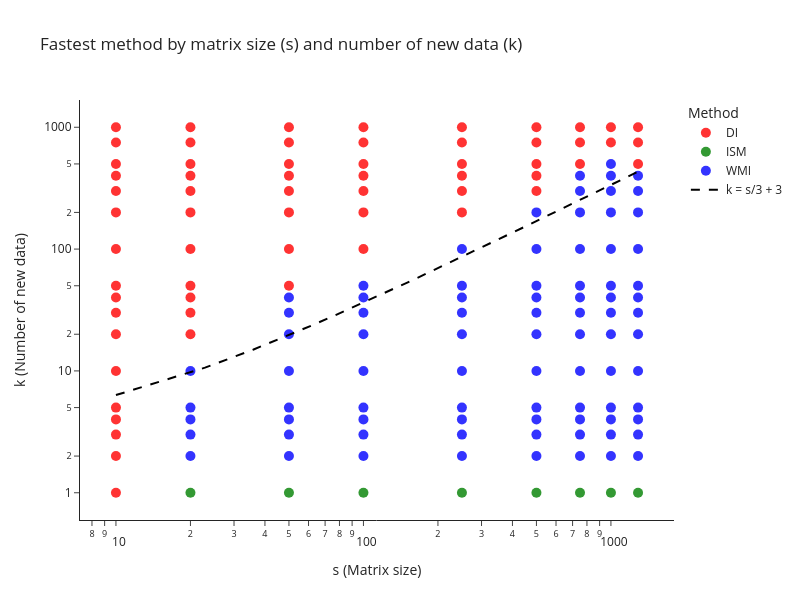

Here is the notebook cell this chart was saved with:
### Markdown cell above
## Plot fastest method depending on matrix size (s) and number of new data (k)

### Code cell
fig_fastest = px.scatter(
    final_data,
    x="s",
    y="k",
    color="method",
    color_discrete_sequence=["red", "green", "blue"],
    title="Fastest method by matrix size (s) and number of new data (k)",
    labels={
        "s": "s (Matrix size)",
        "k": "k (Number of new data)"
    }
)

if not final_data.empty:
    s_min = final_data["s"].min()
    s_max = final_data["s"].max()
    s_range = np.linspace(s_min, s_max, 100)
    k_line = s_range / 3 + 3
    
    fig_fastest.add_trace(go.Scatter(
        x=s_range,
        y=k_line,
        mode='lines',
        line=dict(dash='dash', color='black'),
        name='k = s/3 + 3',
        showlegend=True
    ))

fig_fastest.update_layout(
    legend_title="Method",
    yaxis_type="log",
    xaxis_type="log",
    template="simple_white",
    font=dict(size=12),
    width=800,
    height=600
)

fig_fastest.update_traces(
    marker=dict(size=10, opacity=0.8)
)

fig_fastest.write_html("images/fastest_method.html")

fig_fastest.show()

### Figure 1 — Plotly figure (JSON) as saved in the notebook; plotly's stock layout.template omitted (floating-point values rounded to 4 significant figures)
{"data": [{"hovertemplate": "method=DI<br>s (Matrix size)=%{x}<br>k (Number of new data)=%{y}<extra></extra>", "legendgroup": "DI", "marker": {"color": "red", "opacity": 0.8, "size": 10, "symbol": "circle"}, "mode": "markers", "name": "DI", "orientation": "v", "showlegend": true, "type": "scatter", "x": [10, 10, 10, 10, 10, 10, 10, 10, 10, 10, 10, 10, 10, 10, 10, 10, 10, 20, 20, 20, 20, 20, 20, 20, 20, 20, 20, 20, 50, 50, 50, 50, 50, 50, 50, 50, 100, 100, 100, 100, 100, 100, 100, 250, 250, 250, 250, 250, 250, 500, 500, 500, 500, 500, 750, 750, 750, 1000, 1000, 1287, 1287, 1287], "xaxis": "x", "y": [1, 2, 3, 4, 5, 10, 20, 30, 40, 50, 100, 200, 300, 400, 500, 750, 1000, 20, 30, 40, 50, 100, 200, 300, 400, 500, 750, 1000, 50, 100, 200, 300, 400, 500, 750, 1000, 100, 200, 300, 400, 500, 750, 1000, 200, 300, 400, 500, 750, 1000, 300, 400, 500, 750, 1000, 500, 750, 1000, 750, 1000, 500, 750, 1000], "yaxis": "y"}, {"hovertemplate": "method=ISM<br>s (Matrix size)=%{x}<br>k (Number of new data)=%{y}<extra></extra>", "legendgroup": "ISM", "marker": {"color": "green", "opacity": 0.8, "size": 10, "symbol": "circle"}, "mode": "markers", "name": "ISM", "orientation": "v", "showlegend": true, "type": "scatter", "x": [20, 50, 100, 250, 500, 750, 1000, 1287], "xaxis": "x", "y": [1, 1, 1, 1, 1, 1, 1, 1], "yaxis": "y"}, {"hovertemplate": "method=WMI<br>s (Matrix size)=%{x}<br>k (Number of new data)=%{y}<extra></extra>", "legendgroup": "WMI", "marker": {"color": "blue", "opacity": 0.8, "size": 10, "symbol": "circle"}, "mode": "markers", "name": "WMI", "orientation": "v", "showlegend": true, "type": "scatter", "x": [20, 20, 20, 20, 20, 50, 50, 50, 50, 50, 50, 50, 50, 100, 100, 100, 100, 100, 100, 100, 100, 100, 250, 250, 250, 250, 250, 250, 250, 250, 250, 250, 500, 500, 500, 500, 500, 500, 500, 500, 500, 500, 500, 750, 750, 750, 750, 750, 750, 750, 750, 750, 750, 750, 750, 750, 1000, 1000, 1000, 1000, 1000, 1000, 1000, 1000, 1000, 1000, 1000, 1000, 1000, 1000, 1287, 1287, 1287, 1287, 1287, 1287, 1287, 1287, 1287, 1287, 1287, 1287, 1287], "xaxis": "x", "y": [2, 3, 4, 5, 10, 2, 3, 4, 5, 10, 20, 30, 40, 2, 3, 4, 5, 10, 20, 30, 40, 50, 2, 3, 4, 5, 10, 20, 30, 40, 50, 100, 2, 3, 4, 5, 10, 20, 30, 40, 50, 100, 200, 2, 3, 4, 5, 10, 20, 30, 40, 50, 100, 200, 300, 400, 2, 3, 4, 5, 10, 20, 30, 40, 50, 100, 200, 300, 400, 500, 2, 3, 4, 5, 10, 20, 30, 40, 50, 100, 200, 300, 400], "yaxis": "y"}, {"line": {"color": "black", "dash": "dash"}, "marker": {"opacity": 0.8, "size": 10}, "mode": "lines", "name": "k = s/3 + 3", "showlegend": true, "type": "scatter", "x": [10.0, 22.9, 35.8, 48.7, 61.6, 74.49, 87.39, 100.3, 113.2, 126.1, 139.0, 151.9, 164.8, 177.7, 190.6, 203.5, 216.4, 229.3, 242.2, 255.1, 268.0, 280.9, 293.8, 306.7, 319.6, 332.5, 345.4, 358.3, 371.2, 384.1, 397.0, 409.9, 422.8, 435.7, 448.6, 461.5, 474.4, 487.3, 500.2, 513.1, 526.0, 538.9, 551.8, 564.7, 577.6, 590.5, 603.4, 616.3, 629.2, 642.1, 654.9, 667.8, 680.7, 693.6, 706.5, 719.4, 732.3, 745.2, 758.1, 771.0, 783.9, 796.8, 809.7, 822.6, 835.5, 848.4, 861.3, 874.2, 887.1, 900.0, 912.9, 925.8, 938.7, 951.6, 964.5, 977.4, 990.3, 1003.0, 1016.0, 1029.0, 1042.0, 1055.0, 1068.0, 1081.0, 1094.0, 1106.0, 1119.0, 1132.0, 1145.0, 1158.0, 1171.0, 1184.0, 1197.0, 1210.0, 1223.0, 1235.0, 1248.0, 1261.0, 1274.0, 1287.0], "y": [6.333, 10.63, 14.93, 19.23, 23.53, 27.83, 32.13, 36.43, 40.73, 45.03, 49.33, 53.63, 57.93, 62.23, 66.53, 70.83, 75.13, 79.43, 83.73, 88.03, 92.33, 96.63, 100.9, 105.2, 109.5, 113.8, 118.1, 122.4, 126.7, 131.0, 135.3, 139.6, 143.9, 148.2, 152.5, 156.8, 161.1, 165.4, 169.7, 174.0, 178.3, 182.6, 186.9, 191.2, 195.5, 199.8, 204.1, 208.4, 212.7, 217.0, 221.3, 225.6, 229.9, 234.2, 238.5, 242.8, 247.1, 251.4, 255.7, 260.0, 264.3, 268.6, 272.9, 277.2, 281.5, 285.8, 290.1, 294.4, 298.7, 303.0, 307.3, 311.6, 315.9, 320.2, 324.5, 328.8, 333.1, 337.4, 341.7, 346.0, 350.3, 354.6, 358.9, 363.2, 367.5, 371.8, 376.1, 380.4, 384.7, 389.0, 393.3, 397.6, 401.9, 406.2, 410.5, 414.8, 419.1, 423.4, 427.7, 432.0]}], "layout": {"font": {"size": 12}, "height": 600, "legend": {"title": {"text": "Method"}, "tracegroupgap": 0}, "title": {"text": "Fastest method by matrix size (s) and number of new data (k)"}, "width": 800, "xaxis": {"anchor": "y", "domain": [0, 1], "title": {"text": "s (Matrix size)"}, "type": "log"}, "yaxis": {"anchor": "x", "domain": [0, 1], "title": {"text": "k (Number of new data)"}, "type": "log"}}}
